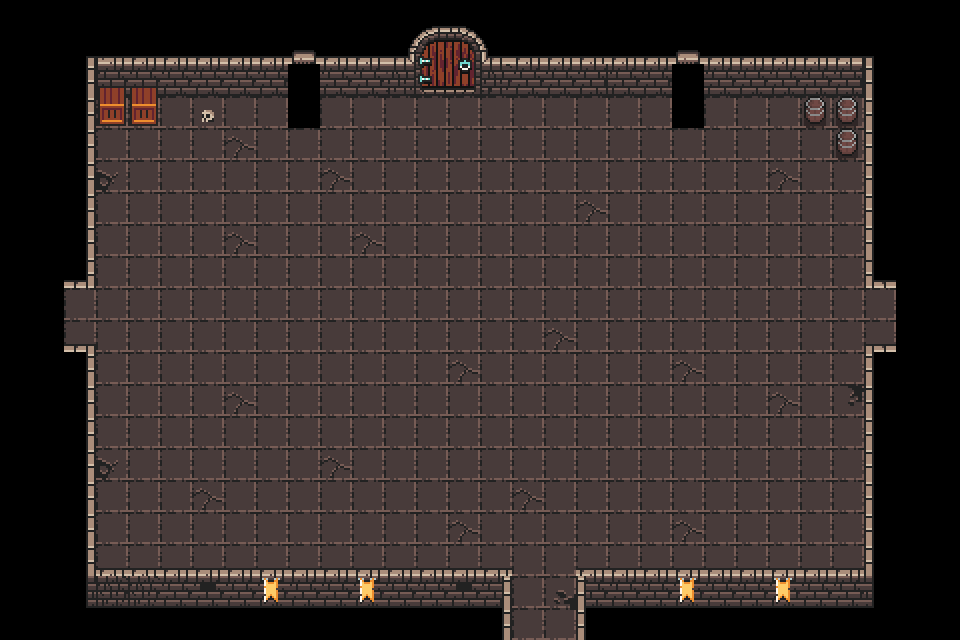

This game map was drawn from its Tiled (.tmx) file and the tilesets committed beside it. A one-line description and the trimmed map source follow:
An orthogonal 30x20 tile map with 32x32 px tiles, 3 tile layers (Tile Layer 1, Tile Layer 2, Tile Layer 3), 2 tilesets and 22 objects (10x wall, 5x point, 4x door, 2x waterSpring, initialRoomNPC).

<map version="1.9" tiledversion="1.9.0" orientation="orthogonal" renderorder="right-down" width="30" height="20" tilewidth="32" tileheight="32" infinite="0" nextlayerid="5" nextobjectid="51">
 <tileset firstgid="1" name="0x72_DungeonTilesetII_32x32" tilewidth="32" tileheight="32" tilecount="1024" columns="32">
  <image source="0x72_DungeonTilesetII_32x32.png" width="1024" height="1024" />
 </tileset>
 <tileset firstgid="1025" name="Simple Dungeon Crawler 32x32 Pixel Art Asset Pack" tilewidth="32" tileheight="32" tilecount="72" columns="9">
  <image source="Simple Dungeon Crawler 32x32 Pixel Art Asset Pack.png" width="288" height="256" />
 </tileset>
 <layer id="1" name="Tile Layer 1" width="30" height="20" locked="1">
  <data>[600 cells, 438 non-empty, 13 distinct tile ids]</data>
 </layer>
 <layer id="3" name="Tile Layer 2" width="30" height="20" locked="1">
  <data>[600 cells, 2 non-empty, 1 distinct tile ids]</data>
 </layer>
 <layer id="2" name="Tile Layer 3" width="30" height="20" locked="1">
  <data>[600 cells, 101 non-empty, 32 distinct tile ids]</data>
 </layer>
 <objectgroup id="4" name="Object Layer 1" locked="1">
  <object id="1" type="wall" x="83.3959" y="55.2057" width="330.237" height="28.1902" />
  <object id="2" type="wall" x="485.106" y="55.2057" width="388.789" height="28.1902" />
  <object id="3" type="wall" x="84.7593" y="571.48" width="420.503" height="28.1902" />
  <object id="4" type="wall" x="579.597" y="571.48" width="293.647" height="28.1902" />
  <object id="5" type="wall" x="865.673" y="347.679" width="29.3648" height="227.87" />
  <object id="6" type="wall" x="867.435" y="56.3806" width="29.3648" height="227.87" />
  <object id="7" type="wall" x="64.0151" y="58.7297" width="29.3648" height="227.87" />
  <object id="8" type="wall" x="61.666" y="347.679" width="29.3648" height="227.87" />
  <object id="10" name="Door" type="door" x="884.331" y="284.28" width="24.683" height="64.6864">
   <properties>
    <property name="direction" value="east" />
   </properties>
  </object>
  <object id="12" name="Door" type="door" x="51.0682" y="282.577" width="26.3852" height="68.0909">
   <properties>
    <property name="direction" value="west" />
   </properties>
  </object>
  <object id="14" name="Door" type="door" x="502.17" y="611.967" width="83.4114" height="26.3852">
   <properties>
    <property name="direction" value="south" />
   </properties>
  </object>
  <object id="15" type="wall" x="407.718" y="11.9205" width="78.8153" height="28.1902" />
  <object id="29" name="Door" type="door" x="406.853" y="36.5449" width="83.4114" height="26.3852">
   <properties>
    <property name="direction" value="north" />
   </properties>
  </object>
  <object id="30" type="wall" x="101.317" y="89.3433" width="56.1849" height="32.2373" />
  <object id="36" name="Spawn" type="point" x="119.512" y="301.22">
   <properties>
    <property name="position" value="west" />
   </properties>
   <point />
  </object>
  <object id="37" name="Spawn" type="point" x="418.293" y="119.512">
   <properties>
    <property name="position" value="north" />
   </properties>
   <point />
  </object>
  <object id="38" name="Spawn" type="point" x="526.829" y="547.561">
   <properties>
    <property name="position" value="south" />
   </properties>
   <point />
  </object>
  <object id="39" name="Spawn" type="point" x="837.805" y="302.439">
   <properties>
    <property name="position" value="east" />
   </properties>
   <point />
  </object>
  <object id="40" name="Spawn" type="point" x="383.287" y="292.238">
   <properties>
    <property name="position" value="center" />
   </properties>
   <point />
  </object>
  <object id="42" name="Wizard" type="initialRoomNPC" x="539.586" y="288.699">
   <point />
  </object>
  <object id="49" type="waterSpring" x="287.914" y="63.9507" width="32" height="64" />
  <object id="50" type="waterSpring" x="671.946" y="63.9892" width="32" height="64" />
 </objectgroup>
</map>
